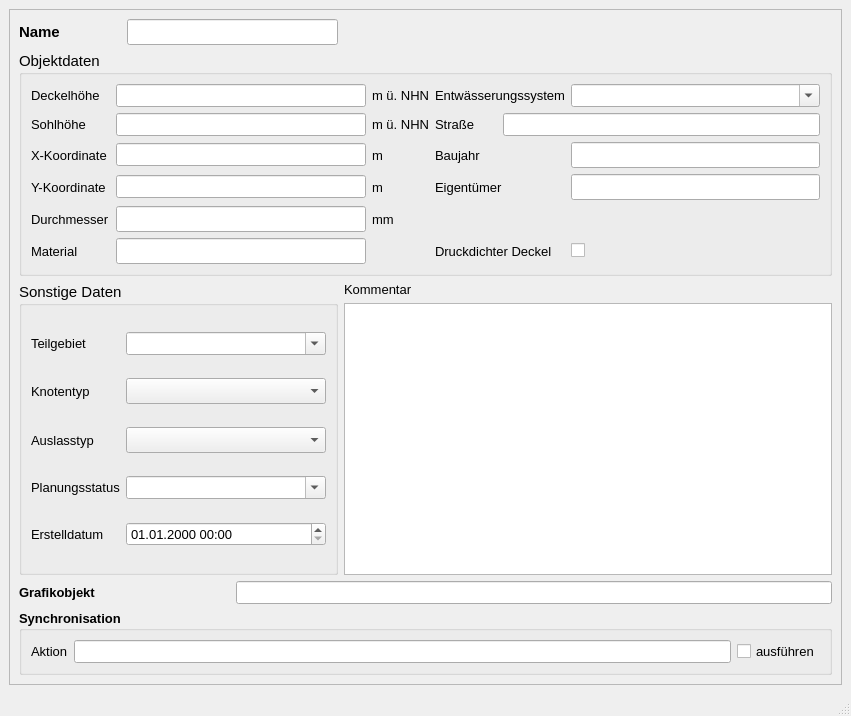
<?xml version="1.0" encoding="UTF-8"?>
<ui version="4.0">
 <class>MainWindow</class>
 <widget class="QMainWindow" name="MainWindow">
  <property name="geometry">
   <rect>
    <x>0</x>
    <y>0</y>
    <width>851</width>
    <height>716</height>
   </rect>
  </property>
  <property name="minimumSize">
   <size>
    <width>660</width>
    <height>610</height>
   </size>
  </property>
  <property name="font">
   <font>
    <family>Tahoma</family>
    <pointsize>10</pointsize>
   </font>
  </property>
  <property name="windowTitle">
   <string>MainWindow</string>
  </property>
  <widget class="QWidget" name="centralwidget">
   <layout class="QGridLayout" name="gridLayout">
    <item row="0" column="0">
     <widget class="QScrollArea" name="scrollArea">
      <property name="widgetResizable">
       <bool>true</bool>
      </property>
      <widget class="QWidget" name="scrollAreaWidgetContents">
       <property name="geometry">
        <rect>
         <x>0</x>
         <y>0</y>
         <width>827</width>
         <height>639</height>
        </rect>
       </property>
       <layout class="QGridLayout" name="gridLayout_2">
        <item row="0" column="0">
         <widget class="QLabel" name="label">
          <property name="font">
           <font>
            <family>Tahoma</family>
            <pointsize>11</pointsize>
            <weight>75</weight>
            <bold>true</bold>
           </font>
          </property>
          <property name="text">
           <string>Name</string>
          </property>
         </widget>
        </item>
        <item row="0" column="1" colspan="2">
         <widget class="QLineEdit" name="schnam">
          <property name="font">
           <font>
            <family>Tahoma</family>
            <pointsize>11</pointsize>
           </font>
          </property>
          <property name="toolTip">
           <string>&lt;html&gt;&lt;head/&gt;&lt;body&gt;&lt;p&gt;Eindeutige Bezeichnung&lt;/p&gt;&lt;/body&gt;&lt;/html&gt;</string>
          </property>
          <property name="statusTip">
           <string>Eindeutige Bezeichnung</string>
          </property>
         </widget>
        </item>
        <item row="1" column="0" colspan="4">
         <widget class="QGroupBox" name="groupBox_2">
          <property name="font">
           <font>
            <family>Tahoma</family>
            <pointsize>11</pointsize>
           </font>
          </property>
          <property name="title">
           <string>Objektdaten</string>
          </property>
          <layout class="QGridLayout" name="gridLayout_3">
           <item row="0" column="0">
            <widget class="QLabel" name="label_5">
             <property name="font">
              <font>
               <family>Tahoma</family>
               <pointsize>10</pointsize>
              </font>
             </property>
             <property name="text">
              <string>Deckelhöhe</string>
             </property>
            </widget>
           </item>
           <item row="0" column="1">
            <widget class="QLineEdit" name="deckelhoehe">
             <property name="font">
              <font>
               <family>Tahoma</family>
               <pointsize>10</pointsize>
              </font>
             </property>
             <property name="toolTip">
              <string>&lt;html&gt;&lt;head/&gt;&lt;body&gt;&lt;p&gt;&lt;span style=&quot; font-family:'Calibri','sans-serif';&quot;&gt;i.d.R. Geländehöhe&lt;/span&gt;&lt;/p&gt;&lt;/body&gt;&lt;/html&gt;</string>
             </property>
             <property name="statusTip">
              <string>i.d.R. Geländehöhe</string>
             </property>
            </widget>
           </item>
           <item row="0" column="2">
            <widget class="QLabel" name="label_8">
             <property name="font">
              <font>
               <family>Tahoma</family>
               <pointsize>10</pointsize>
              </font>
             </property>
             <property name="text">
              <string>m ü. NHN</string>
             </property>
            </widget>
           </item>
           <item row="0" column="3" colspan="2">
            <widget class="QLabel" name="label_51">
             <property name="font">
              <font>
               <family>Tahoma</family>
               <pointsize>10</pointsize>
              </font>
             </property>
             <property name="text">
              <string>Entwässerungssystem</string>
             </property>
            </widget>
           </item>
           <item row="0" column="5">
            <widget class="QComboBox" name="entwart">
             <property name="font">
              <font>
               <family>Tahoma</family>
               <pointsize>10</pointsize>
              </font>
             </property>
             <property name="toolTip">
              <string>&lt;html&gt;&lt;head/&gt;&lt;body&gt;&lt;p&gt;vorh. Entwässerungssystem (z.B. Mischwasser, Regenwasser etc.)&lt;/p&gt;&lt;/body&gt;&lt;/html&gt;</string>
             </property>
             <property name="statusTip">
              <string>vorh. Entwässerungssystem (z.B. Mischwasser, Regenwasser etc.)</string>
             </property>
             <property name="editable">
              <bool>true</bool>
             </property>
            </widget>
           </item>
           <item row="1" column="0">
            <widget class="QLabel" name="label_3">
             <property name="font">
              <font>
               <family>Tahoma</family>
               <pointsize>10</pointsize>
              </font>
             </property>
             <property name="text">
              <string>Sohlhöhe</string>
             </property>
            </widget>
           </item>
           <item row="1" column="1">
            <widget class="QLineEdit" name="sohlhoehe">
             <property name="font">
              <font>
               <family>Tahoma</family>
               <pointsize>10</pointsize>
              </font>
             </property>
             <property name="toolTip">
              <string>&lt;html&gt;&lt;head/&gt;&lt;body&gt;&lt;p&gt;&lt;span style=&quot; font-family:'Calibri','sans-serif';&quot;&gt;Höhe der Sohle&lt;/span&gt;&lt;/p&gt;&lt;/body&gt;&lt;/html&gt;</string>
             </property>
             <property name="statusTip">
              <string>Höhe der Sohle</string>
             </property>
            </widget>
           </item>
           <item row="1" column="2">
            <widget class="QLabel" name="label_10">
             <property name="font">
              <font>
               <family>Tahoma</family>
               <pointsize>10</pointsize>
              </font>
             </property>
             <property name="text">
              <string>m ü. NHN</string>
             </property>
            </widget>
           </item>
           <item row="1" column="3">
            <widget class="QLabel" name="label_2">
             <property name="font">
              <font>
               <family>Tahoma</family>
               <pointsize>10</pointsize>
              </font>
             </property>
             <property name="text">
              <string>Straße</string>
             </property>
            </widget>
           </item>
           <item row="1" column="4" colspan="2">
            <widget class="QLineEdit" name="strasse">
             <property name="font">
              <font>
               <family>Tahoma</family>
               <pointsize>10</pointsize>
              </font>
             </property>
             <property name="toolTip">
              <string/>
             </property>
             <property name="statusTip">
              <string/>
             </property>
            </widget>
           </item>
           <item row="2" column="0">
            <widget class="QLabel" name="label_6">
             <property name="font">
              <font>
               <family>Tahoma</family>
               <pointsize>10</pointsize>
              </font>
             </property>
             <property name="text">
              <string>X-Koordinate</string>
             </property>
            </widget>
           </item>
           <item row="2" column="1">
            <widget class="QLineEdit" name="x">
             <property name="font">
              <font>
               <family>Tahoma</family>
               <pointsize>10</pointsize>
              </font>
             </property>
             <property name="toolTip">
              <string>&lt;html&gt;&lt;head/&gt;&lt;body&gt;&lt;p&gt;Lage-Koordinate (im Projektionssystem des Layers)&lt;/p&gt;&lt;/body&gt;&lt;/html&gt;</string>
             </property>
             <property name="statusTip">
              <string>Lage-Koordinate (im Projektionssystem des Layers)</string>
             </property>
             <property name="readOnly">
              <bool>true</bool>
             </property>
            </widget>
           </item>
           <item row="2" column="2">
            <widget class="QLabel" name="label_11">
             <property name="font">
              <font>
               <family>Tahoma</family>
               <pointsize>10</pointsize>
              </font>
             </property>
             <property name="text">
              <string>m</string>
             </property>
            </widget>
           </item>
           <item row="2" column="3" colspan="2">
            <widget class="QLabel" name="label_18">
             <property name="font">
              <font>
               <family>Tahoma</family>
               <pointsize>10</pointsize>
              </font>
             </property>
             <property name="text">
              <string>Baujahr</string>
             </property>
            </widget>
           </item>
           <item row="2" column="5">
            <widget class="QLineEdit" name="baujahr">
             <property name="toolTip">
              <string/>
             </property>
             <property name="statusTip">
              <string/>
             </property>
            </widget>
           </item>
           <item row="3" column="0">
            <widget class="QLabel" name="label_9">
             <property name="font">
              <font>
               <family>Tahoma</family>
               <pointsize>10</pointsize>
              </font>
             </property>
             <property name="text">
              <string>Y-Koordinate</string>
             </property>
            </widget>
           </item>
           <item row="3" column="1">
            <widget class="QLineEdit" name="y">
             <property name="font">
              <font>
               <family>Tahoma</family>
               <pointsize>10</pointsize>
              </font>
             </property>
             <property name="toolTip">
              <string>&lt;html&gt;&lt;head/&gt;&lt;body&gt;&lt;p&gt;Lage-Koordinate (im Projektionssystem des Layers)&lt;/p&gt;&lt;/body&gt;&lt;/html&gt;</string>
             </property>
             <property name="statusTip">
              <string>Lage-Koordinate (im Projektionssystem des Layers)</string>
             </property>
             <property name="readOnly">
              <bool>true</bool>
             </property>
            </widget>
           </item>
           <item row="3" column="2">
            <widget class="QLabel" name="label_12">
             <property name="font">
              <font>
               <family>Tahoma</family>
               <pointsize>10</pointsize>
              </font>
             </property>
             <property name="text">
              <string>m</string>
             </property>
            </widget>
           </item>
           <item row="3" column="3" colspan="2">
            <widget class="QLabel" name="label_19">
             <property name="font">
              <font>
               <family>Tahoma</family>
               <pointsize>10</pointsize>
              </font>
             </property>
             <property name="text">
              <string>Eigentümer</string>
             </property>
            </widget>
           </item>
           <item row="3" column="5">
            <widget class="QLineEdit" name="eigentum">
             <property name="toolTip">
              <string/>
             </property>
             <property name="statusTip">
              <string/>
             </property>
            </widget>
           </item>
           <item row="4" column="0">
            <widget class="QLabel" name="label_13">
             <property name="font">
              <font>
               <family>Tahoma</family>
               <pointsize>10</pointsize>
              </font>
             </property>
             <property name="text">
              <string>Durchmesser</string>
             </property>
            </widget>
           </item>
           <item row="4" column="1">
            <widget class="QLineEdit" name="durchm">
             <property name="toolTip">
              <string/>
             </property>
             <property name="statusTip">
              <string/>
             </property>
            </widget>
           </item>
           <item row="4" column="2">
            <widget class="QLabel" name="label_21">
             <property name="font">
              <font>
               <family>Tahoma</family>
               <pointsize>10</pointsize>
              </font>
             </property>
             <property name="text">
              <string>mm</string>
             </property>
            </widget>
           </item>
           <item row="5" column="0">
            <widget class="QLabel" name="label_17">
             <property name="font">
              <font>
               <family>Tahoma</family>
               <pointsize>10</pointsize>
              </font>
             </property>
             <property name="text">
              <string>Material</string>
             </property>
            </widget>
           </item>
           <item row="5" column="1">
            <widget class="QLineEdit" name="material">
             <property name="toolTip">
              <string>&lt;html&gt;&lt;head/&gt;&lt;body&gt;&lt;p&gt;Material des Schachtes (z.B. Beton, Gussstahl etc.)&lt;/p&gt;&lt;/body&gt;&lt;/html&gt;</string>
             </property>
             <property name="statusTip">
              <string>Material des Schachtes (z.B. Beton, Gussstahl etc.)</string>
             </property>
            </widget>
           </item>
           <item row="5" column="3" colspan="2">
            <widget class="QLabel" name="label_20">
             <property name="font">
              <font>
               <family>Tahoma</family>
               <pointsize>10</pointsize>
              </font>
             </property>
             <property name="text">
              <string>Druckdichter Deckel</string>
             </property>
            </widget>
           </item>
           <item row="5" column="5">
            <widget class="QCheckBox" name="druckdicht">
             <property name="toolTip">
              <string/>
             </property>
             <property name="statusTip">
              <string/>
             </property>
             <property name="text">
              <string/>
             </property>
            </widget>
           </item>
          </layout>
         </widget>
        </item>
        <item row="2" column="0" rowspan="2" colspan="3">
         <widget class="QGroupBox" name="groupBox_3">
          <property name="font">
           <font>
            <family>Tahoma</family>
            <pointsize>11</pointsize>
           </font>
          </property>
          <property name="title">
           <string>Sonstige Daten</string>
          </property>
          <layout class="QGridLayout" name="gridLayout_4">
           <item row="0" column="0">
            <widget class="QLabel" name="label_15">
             <property name="font">
              <font>
               <family>Tahoma</family>
               <pointsize>10</pointsize>
              </font>
             </property>
             <property name="text">
              <string>Teilgebiet</string>
             </property>
             <property name="buddy">
              <cstring>simstatus</cstring>
             </property>
            </widget>
           </item>
           <item row="0" column="1">
            <widget class="QComboBox" name="teilgebiet">
             <property name="font">
              <font>
               <family>Tahoma</family>
               <pointsize>10</pointsize>
              </font>
             </property>
             <property name="toolTip">
              <string>&lt;html&gt;&lt;head/&gt;&lt;body&gt;&lt;p&gt;Zuordnung zu definiertem Teilgebiet&lt;/p&gt;&lt;/body&gt;&lt;/html&gt;</string>
             </property>
             <property name="statusTip">
              <string>Zuordnung zu definiertem Teilgebiet</string>
             </property>
             <property name="editable">
              <bool>true</bool>
             </property>
            </widget>
           </item>
           <item row="1" column="0">
            <widget class="QLabel" name="label_22">
             <property name="font">
              <font>
               <family>Tahoma</family>
               <pointsize>10</pointsize>
              </font>
             </property>
             <property name="text">
              <string>Knotentyp</string>
             </property>
             <property name="buddy">
              <cstring>simstatus</cstring>
             </property>
            </widget>
           </item>
           <item row="1" column="1">
            <widget class="QComboBox" name="knotentyp">
             <property name="toolTip">
              <string>&lt;html&gt;&lt;head/&gt;&lt;body&gt;&lt;p&gt;Besondere Lage im Kanalnetz (z.B. Anfangsschacht)&lt;/p&gt;&lt;/body&gt;&lt;/html&gt;</string>
             </property>
             <property name="statusTip">
              <string>Besondere Lage im Kanalnetz (z.B. Anfangsschacht)</string>
             </property>
            </widget>
           </item>
           <item row="2" column="0">
            <widget class="QLabel" name="label_23">
             <property name="font">
              <font>
               <family>Tahoma</family>
               <pointsize>10</pointsize>
              </font>
             </property>
             <property name="text">
              <string>Auslasstyp</string>
             </property>
             <property name="buddy">
              <cstring>simstatus</cstring>
             </property>
            </widget>
           </item>
           <item row="2" column="1">
            <widget class="QComboBox" name="auslasstyp">
             <property name="toolTip">
              <string>&lt;html&gt;&lt;head/&gt;&lt;body&gt;&lt;p&gt;Auslasstyp (z.B. frei, normal, konstant, etc.)&lt;/p&gt;&lt;/body&gt;&lt;/html&gt;</string>
             </property>
             <property name="statusTip">
              <string>Auslasstyp (z.B. frei, normal, konstant, etc.)</string>
             </property>
            </widget>
           </item>
           <item row="3" column="0">
            <widget class="QLabel" name="label_16">
             <property name="font">
              <font>
               <family>Tahoma</family>
               <pointsize>10</pointsize>
              </font>
             </property>
             <property name="text">
              <string>Planungsstatus</string>
             </property>
             <property name="buddy">
              <cstring>simstatus</cstring>
             </property>
            </widget>
           </item>
           <item row="3" column="1">
            <widget class="QComboBox" name="simstatus">
             <property name="font">
              <font>
               <family>Tahoma</family>
               <pointsize>10</pointsize>
              </font>
             </property>
             <property name="toolTip">
              <string>&lt;html&gt;&lt;head/&gt;&lt;body&gt;&lt;p&gt;aktueller Status (z.B. vorhanden, in Planung, etc.)&lt;/p&gt;&lt;/body&gt;&lt;/html&gt;</string>
             </property>
             <property name="statusTip">
              <string>aktueller Status (z.B. vorhanden, in Planung, etc.)</string>
             </property>
             <property name="editable">
              <bool>true</bool>
             </property>
            </widget>
           </item>
           <item row="4" column="0">
            <widget class="QLabel" name="label_72">
             <property name="font">
              <font>
               <family>Tahoma</family>
               <pointsize>10</pointsize>
              </font>
             </property>
             <property name="text">
              <string>Erstelldatum</string>
             </property>
            </widget>
           </item>
           <item row="4" column="1">
            <widget class="QgsDateTimeEdit" name="createdat">
             <property name="minimumSize">
              <size>
               <width>200</width>
               <height>0</height>
              </size>
             </property>
             <property name="font">
              <font>
               <family>Tahoma</family>
               <pointsize>10</pointsize>
              </font>
             </property>
             <property name="currentSection">
              <enum>QDateTimeEdit::DaySection</enum>
             </property>
             <property name="displayFormat">
              <string>dd.MM.yyyy HH:mm</string>
             </property>
            </widget>
           </item>
          </layout>
         </widget>
        </item>
        <item row="2" column="3">
         <widget class="QLabel" name="label_14">
          <property name="font">
           <font>
            <family>Tahoma</family>
            <pointsize>10</pointsize>
           </font>
          </property>
          <property name="text">
           <string>Kommentar</string>
          </property>
         </widget>
        </item>
        <item row="3" column="3">
         <widget class="QTextEdit" name="kommentar">
          <property name="minimumSize">
           <size>
            <width>0</width>
            <height>0</height>
           </size>
          </property>
          <property name="font">
           <font>
            <family>Tahoma</family>
            <pointsize>10</pointsize>
           </font>
          </property>
          <property name="toolTip">
           <string>&lt;html&gt;&lt;head/&gt;&lt;body&gt;&lt;p&gt;Platz für zusätzliche Kommentare&lt;/p&gt;&lt;/body&gt;&lt;/html&gt;</string>
          </property>
          <property name="statusTip">
           <string>Platz für zusätzliche Kommentare</string>
          </property>
         </widget>
        </item>
        <item row="4" column="0" colspan="2">
         <widget class="QLabel" name="label_25">
          <property name="font">
           <font>
            <family>Tahoma</family>
            <pointsize>10</pointsize>
            <weight>75</weight>
            <bold>true</bold>
           </font>
          </property>
          <property name="text">
           <string>Grafikobjekt</string>
          </property>
         </widget>
        </item>
        <item row="4" column="2" colspan="2">
         <widget class="QLineEdit" name="objekt">
          <property name="toolTip">
           <string>&lt;html&gt;&lt;head/&gt;&lt;body&gt;&lt;p&gt;Textbeschreibung (WKT) des Grafikobjekts&lt;/p&gt;&lt;/body&gt;&lt;/html&gt;</string>
          </property>
          <property name="statusTip">
           <string>Textbeschreibung des Grafikobjekts</string>
          </property>
         </widget>
        </item>
        <item row="5" column="0" colspan="4">
         <widget class="QGroupBox" name="groupBox_sync">
          <property name="font">
           <font>
            <family>Tahoma</family>
            <pointsize>10</pointsize>
            <weight>75</weight>
            <bold>true</bold>
           </font>
          </property>
          <property name="title">
           <string>Synchronisation</string>
          </property>
          <layout class="QGridLayout" name="gridLayout_5">
           <item row="0" column="0">
            <widget class="QLabel" name="label_24">
             <property name="font">
              <font>
               <family>Tahoma</family>
               <pointsize>10</pointsize>
               <weight>50</weight>
               <bold>false</bold>
              </font>
             </property>
             <property name="text">
              <string>Aktion</string>
             </property>
            </widget>
           </item>
           <item row="0" column="1">
            <widget class="QLineEdit" name="aktion">
             <property name="toolTip">
              <string>&lt;html&gt;&lt;head/&gt;&lt;body&gt;&lt;p&gt;Maßnahme zur Synchronisation&lt;/p&gt;&lt;/body&gt;&lt;/html&gt;</string>
             </property>
             <property name="statusTip">
              <string>Maßnahme zur Synchronisation</string>
             </property>
            </widget>
           </item>
           <item row="0" column="2">
            <widget class="QCheckBox" name="status">
             <property name="font">
              <font>
               <family>Tahoma</family>
               <pointsize>10</pointsize>
               <weight>50</weight>
               <bold>false</bold>
              </font>
             </property>
             <property name="toolTip">
              <string>Synchronisation aktivieren</string>
             </property>
             <property name="statusTip">
              <string>Synchronisation aktivieren</string>
             </property>
             <property name="text">
              <string>ausführen</string>
             </property>
            </widget>
           </item>
          </layout>
         </widget>
        </item>
       </layout>
      </widget>
     </widget>
    </item>
   </layout>
  </widget>
  <widget class="QMenuBar" name="menubar">
   <property name="geometry">
    <rect>
     <x>0</x>
     <y>0</y>
     <width>851</width>
     <height>27</height>
    </rect>
   </property>
  </widget>
  <widget class="QStatusBar" name="statusbar"/>
 </widget>
 <customwidgets>
  <customwidget>
   <class>QgsDateTimeEdit</class>
   <extends>QDateTimeEdit</extends>
   <header>qgsdatetimeedit.h</header>
  </customwidget>
 </customwidgets>
 <tabstops>
  <tabstop>schnam</tabstop>
  <tabstop>sohlhoehe</tabstop>
  <tabstop>deckelhoehe</tabstop>
  <tabstop>x</tabstop>
  <tabstop>y</tabstop>
  <tabstop>simstatus</tabstop>
  <tabstop>entwart</tabstop>
  <tabstop>teilgebiet</tabstop>
  <tabstop>strasse</tabstop>
  <tabstop>createdat</tabstop>
  <tabstop>kommentar</tabstop>
 </tabstops>
 <resources/>
 <connections/>
</ui>
